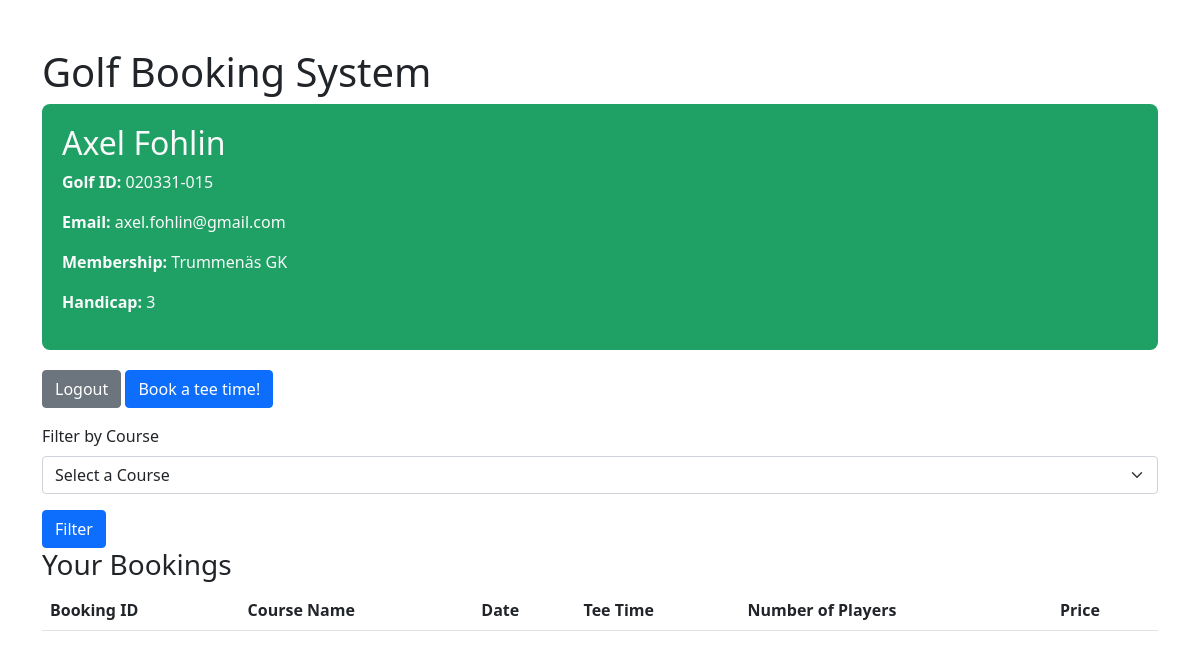
The page /profile?club_id=6 (signed in) on the database its author committed.
### tables this page shows
CREATE TABLE players (golf_id TEXT (100) PRIMARY KEY, password TEXT (100), email TEXT (100), first_name TEXT (100), last_name TEXT (100), hcp NUMERIC (255));

CREATE TABLE courses (club_id INTEGER PRIMARY KEY AUTOINCREMENT, region TEXT (100), club_name TEXT (100), hcp_limit NUMERIC, greenfee NUMERIC);

### app.py (the view)
@app.route('/profile')
def profile():
    golf_id = session.get('golf_id')
    club_id = request.args.get('club_id')
    user_details = query_database("SELECT players.first_name, players.last_name, players.golf_id, players.email, players.hcp, courses.club_name FROM players JOIN membership ON players.golf_id = membership.golf_id JOIN courses ON membership.club_id = courses.club_id WHERE players.golf_id = ?", [golf_id], one=True)
    courses = query_database("SELECT club_id, club_name FROM courses")
    query = """
        SELECT bookings.booking_id, bookings.club_id, bookings.date, bookings.tee_time, bookings.number_of_players, bookings.price, courses.club_name
        FROM bookings
        JOIN courses ON bookings.club_id = courses.club_id
        WHERE bookings.golf_id = ?
    """
    params = [golf_id]
    if club_id:
        query += " AND bookings.club_id = ?"
        params.append(club_id)
    query += " ORDER BY bookings.date DESC, bookings.tee_time ASC"
    booking_history = query_database(query, params)
    return render_template('profile.html', user=user_details, bookings=booking_history, courses=courses)

### database.py (called while the page is built, shortened)
def get_database():
    database = getattr(g, '_database', None)
    if database is None:
        database = g._database = sqlite3.connect(DATABASE)
        database.row_factory = sqlite3.Row
    return database

def close_database(exception=None):
    database = getattr(g, '_database', None)
    if database is not None:
        database.close()

def query_database(query, args=(), one=False, commit=False):
    cur = get_database().execute(query, args)
    rv = cur.fetchall()
    cur.close()
    return (rv[0] if rv else None) if one else rv

### website/template/profile.html (shortened to what this page needs)
<!DOCTYPE html>
<html lang="en">
<head>
    <link href="https://cdn.jsdelivr.net/npm/bootstrap@5.1.3/dist/css/bootstrap.min.css" rel="stylesheet">
</head>
<body>
    <div class="container mt-5" >
        <h1>Golf Booking System</h1>
        <div style="background-color: #1fa064; padding: 20px; border-radius: 8px; margin-bottom: 20px;">
            <h2
            class="text-light">{{ user['first_name'] }} {{ user['last_name'] }}</h2>
            <p
            class="text-light"> <strong>Golf ID:</strong> {{ user['golf_id'] }}</p>
            <p
            class="text-light"><strong>Email:</strong> {{ user['Email'] }}</p>
            <p
            class="text-light"> <strong>Membership:</strong> {{ user['club_name'] }}</p>
            <p
            class="text-light"> <strong>Handicap:</strong> {{ user['HCP'] }}</p>
        </div>
        <div class="mb-3">
            <a href="{{ url_for('logout') }}" class="btn btn-secondary">Logout</a>
            <a href="{{ url_for('show_courses') }}" class="btn btn-primary">Book a tee time!</a>
        </div>
        <form action="{{ url_for('profile') }}" method="get">
            <div class="mb-3">
                <label for="club_id" class="form-label">Filter by Course</label>
                <select class="form-select" id="club_id" name="club_id">
                    <option value="">Select a Course</option>
                </select>
            </div>
            <button type="submit" class="btn btn-primary">Filter</button>
        </form>
        <h3>Your Bookings</h3>
        <table class="table">
            <thead>
                <tr>
                    <th>Booking ID</th>
                    <th>Course Name</th>
                    <th>Date</th>
                    <th>Tee Time</th>
                    <th>Number of Players</th>
                    <th>Price</th>
                </tr>
            </thead>
        </table>
    </div>
</body>
</html>

### rows shown on the page
players: first_name "Axel", last_name "Fohlin", golf_id "020331-015", Email "axel.fohlin@gmail.com", HCP "3"
courses: club_name "Trummenäs GK"
